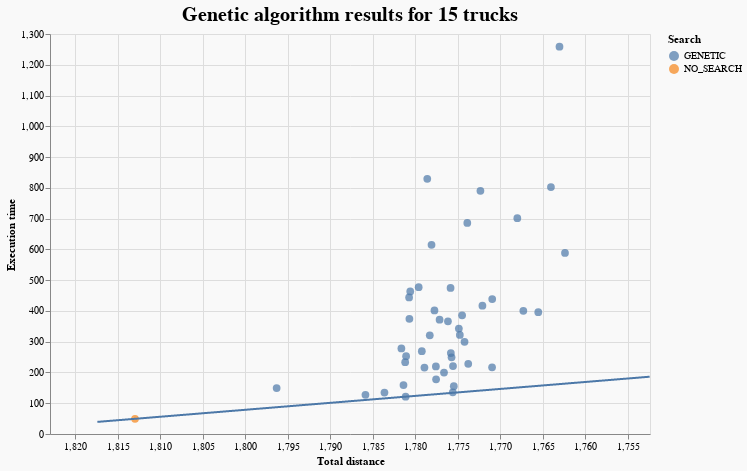

This figure's notebook cell:
### Code cell
plot_results(genetic_greedy_15, genetic_tooltips, "Genetic algorithm results for 15 trucks").properties(
    width=600, height=400, background="#F9F9F9"
)

### Figure 1 — Vega-Lite specification as saved in the notebook (floating-point values rounded to 4 significant figures; data arrays with more than 128 entries replaced by an {"elided": "..."} marker saying what was removed)
{"config": {"view": {"continuousWidth": 400, "continuousHeight": 300}}, "layer": [{"data": {"name": "data-ca3d81812a50a0abd1d976b4177a844f"}, "mark": {"type": "circle", "size": 60}, "encoding": {"color": {"field": "search", "title": "Search", "type": "nominal"}, "tooltip": [{"field": "heuristic", "title": "Heuristic", "type": "nominal"}, {"field": "search", "title": "Search", "type": "nominal"}, {"field": "base_solution", "title": "Base solution", "type": "nominal"}, {"field": "iterations", "title": "Iterations", "type": "quantitative"}, {"field": "TotalDistance", "title": "Total distance", "type": "quantitative"}, {"field": "execution_time", "title": "Execution time", "type": "quantitative"}, {"field": "population_size", "title": "Population size", "type": "quantitative"}, {"field": "mutation_probability", "title": "Mutation probability", "type": "quantitative"}], "x": {"field": "TotalDistance", "scale": {"domain": [1823.0, 1752.0]}, "title": "Total distance", "type": "quantitative"}, "y": {"field": "execution_time", "scale": {"domain": [39.37, 1269.0]}, "title": "Execution time", "type": "quantitative"}}, "title": {"text": "Genetic algorithm results for 15 trucks", "anchor": "middle", "fontSize": 20}}, {"data": {"name": "data-d55e05f18fa58238a97581a8f5c8b60d"}, "mark": "line", "encoding": {"x": {"field": "x", "scale": {"domain": [1823.0, 1752.0]}, "type": "quantitative"}, "y": {"field": "y", "type": "quantitative"}}}], "background": "#F9F9F9", "height": 400, "width": 600, "$schema": "https://vega.github.io/schema/vega-lite/v4.17.0.json", "datasets": {"data-ca3d81812a50a0abd1d976b4177a844f": [{"Unnamed: 0": 3, "base_solution": "SIMPLE_GREEDY", "heuristic": "REMOVE_LOOPS_SWAP_ANY_EXPORTATION", "search": "GENETIC", "iterations": 400.0, "temp_coef": null, "population_size": 10.0, "mutation_probability": 0.3, "tabu_queue_coef": null, "swap_any_to_generate": null, "TotalDistance": 1778.0, "TotalTime": 6.672, "UnusedTrucksCount": 0, "OrphansCount": 0, "execution_time": 219.7, "TotalFuel": 444.4, "TrucksCount": 15, "Relation": 0.2078}, {"Unnamed: 0": 9, "base_solution": "SIMPLE_GREEDY", "heuristic": "ANY_MOVE_EXPORTATION", "search": "GENETIC", "iterations": 400.0, "temp_coef": null, "population_size": 10.0, "mutation_probability": 0.3, "tabu_queue_coef": null, "swap_any_to_generate": null, "TotalDistance": 1767.0, "TotalTime": 6.592, "UnusedTrucksCount": 0, "OrphansCount": 0, "execution_time": 400.3, "TotalFuel": 441.8, "TrucksCount": 15, "Relation": 0.1301}, {"Unnamed: 0": 12, "base_solution": "SIMPLE_GREEDY", "heuristic": "ANY_EXPORTATION_PROB1", "search": "GENETIC", "iterations": 200.0, "temp_coef": null, "population_size": 10.0, "mutation_probability": 0.1, "tabu_queue_coef": null, "swap_any_to_generate": null, "TotalDistance": 1784.0, "TotalTime": 6.753, "UnusedTrucksCount": 0, "OrphansCount": 0, "execution_time": 134.5, "TotalFuel": 445.9, "TrucksCount": 15, "Relation": 0.3447}, {"Unnamed: 0": 13, "base_solution": "SIMPLE_GREEDY", "heuristic": "MOVE_IN_EXPORTATION", "search": "GENETIC", "iterations": 400.0, "temp_coef": null, "population_size": 20.0, "mutation_probability": 0.1, "tabu_queue_coef": null, "swap_any_to_generate": null, "TotalDistance": 1779.0, "TotalTime": 6.645, "UnusedTrucksCount": 0, "OrphansCount": 0, "execution_time": 829.4, "TotalFuel": 444.6, "TrucksCount": 15, "Relation": 0.04407}, {"Unnamed: 0": 27, "base_solution": "SIMPLE_GREEDY", "heuristic": "MOVE_IN_EXPORTATION", "search": "GENETIC", "iterations": 400.0, "temp_coef": null, "population_size": 20.0, "mutation_probability": 0.3, "tabu_queue_coef": null, "swap_any_to_generate": null, "TotalDistance": 1778.0, "TotalTime": 6.648, "UnusedTrucksCount": 0, "OrphansCount": 0, "execution_time": 614.8, "TotalFuel": 444.5, "TrucksCount": 15, "Relation": 0.06169}, {"Unnamed: 0": 60, "base_solution": "SIMPLE_GREEDY", "heuristic": "ANY_EXPORTATION_PROB1", "search": "GENETIC", "iterations": 400.0, "temp_coef": null, "population_size": 20.0, "mutation_probability": 0.3, "tabu_queue_coef": null, "swap_any_to_generate": null, "TotalDistance": 1781.0, "TotalTime": 6.642, "UnusedTrucksCount": 0, "OrphansCount": 0, "execution_time": 463.2, "TotalFuel": 445.1, "TrucksCount": 15, "Relation": 0.07823}, {"Unnamed: 0": 64, "base_solution": "SIMPLE_GREEDY", "heuristic": "ANY_MOVE_EXPORTATION", "search": "GENETIC", "iterations": 200.0, "temp_coef": null, "population_size": 10.0, "mutation_probability": 0.3, "tabu_queue_coef": null, "swap_any_to_generate": null, "TotalDistance": 1778.0, "TotalTime": 6.668, "UnusedTrucksCount": 0, "OrphansCount": 0, "execution_time": 177.7, "TotalFuel": 444.4, "TrucksCount": 15, "Relation": 0.276}, {"Unnamed: 0": 67, "base_solution": "SIMPLE_GREEDY", "heuristic": "REMOVE_LOOPS_MOVE_EXPORTATION", "search": "GENETIC", "iterations": 400.0, "temp_coef": null, "population_size": 20.0, "mutation_probability": 0.1, "tabu_queue_coef": null, "swap_any_to_generate": null, "TotalDistance": 1772.0, "TotalTime": 6.642, "UnusedTrucksCount": 0, "OrphansCount": 0, "execution_time": 790.5, "TotalFuel": 443.1, "TrucksCount": 15, "Relation": 0.05482}, {"Unnamed: 0": 68, "base_solution": "SIMPLE_GREEDY", "heuristic": "MOVE_IN_EXPORTATION", "search": "GENETIC", "iterations": 200.0, "temp_coef": null, "population_size": 10.0, "mutation_probability": 0.1, "tabu_queue_coef": null, "swap_any_to_generate": null, "TotalDistance": 1781.0, "TotalTime": 6.65, "UnusedTrucksCount": 0, "OrphansCount": 0, "execution_time": 233.6, "TotalFuel": 445.3, "TrucksCount": 15, "Relation": 0.1725}, {"Unnamed: 0": 73, "base_solution": "SIMPLE_GREEDY", "heuristic": "ANY_MOVE_EXPORTATION_FIXED2", "search": "GENETIC", "iterations": 200.0, "temp_coef": null, "population_size": 10.0, "mutation_probability": 0.1, "tabu_queue_coef": null, "swap_any_to_generate": null, "TotalDistance": 1776.0, "TotalTime": 6.686, "UnusedTrucksCount": 0, "OrphansCount": 0, "execution_time": 220.8, "TotalFuel": 443.9, "TrucksCount": 15, "Relation": 0.2181}, {"Unnamed: 0": 86, "base_solution": "SIMPLE_GREEDY", "heuristic": "REMOVE_LOOPS_SWAP_ANY_EXPORTATION", "search": "GENETIC", "iterations": 200.0, "temp_coef": null, "population_size": 10.0, "mutation_probability": 0.1, "tabu_queue_coef": null, "swap_any_to_generate": null, "TotalDistance": 1776.0, "TotalTime": 6.606, "UnusedTrucksCount": 0, "OrphansCount": 0, "execution_time": 135.5, "TotalFuel": 443.9, "TrucksCount": 15, "Relation": 0.4341}, {"Unnamed: 0": 98, "base_solution": "SIMPLE_GREEDY", "heuristic": "ANY_EXPORTATION_TIME1", "search": "GENETIC", "iterations": 200.0, "temp_coef": null, "population_size": 10.0, "mutation_probability": 0.1, "tabu_queue_coef": null, "swap_any_to_generate": null, "TotalDistance": 1796.0, "TotalTime": 6.883, "UnusedTrucksCount": 0, "OrphansCount": 0, "execution_time": 149.4, "TotalFuel": 449.1, "TrucksCount": 15, "Relation": 0.1665}, {"Unnamed: 0": 100, "base_solution": "SIMPLE_GREEDY", "heuristic": "ANY_MOVE_EXPORTATION", "search": "GENETIC", "iterations": 200.0, "temp_coef": null, "population_size": 20.0, "mutation_probability": 0.1, "tabu_queue_coef": null, "swap_any_to_generate": null, "TotalDistance": 1772.0, "TotalTime": 6.599, "UnusedTrucksCount": 0, "OrphansCount": 0, "execution_time": 417.1, "TotalFuel": 443.0, "TrucksCount": 15, "Relation": 0.1111}, {"Unnamed: 0": 103, "base_solution": "SIMPLE_GREEDY", "heuristic": "MOVE_IN_EXPORTATION", "search": "GENETIC", "iterations": 200.0, "temp_coef": null, "population_size": 20.0, "mutation_probability": 0.3, "tabu_queue_coef": null, "swap_any_to_generate": null, "TotalDistance": 1779.0, "TotalTime": 6.687, "UnusedTrucksCount": 0, "OrphansCount": 0, "execution_time": 269.1, "TotalFuel": 444.8, "TrucksCount": 15, "Relation": 0.1536}, {"Unnamed: 0": 116, "base_solution": "SIMPLE_GREEDY", "heuristic": "REMOVE_LOOPS_SWAP_ANY_EXPORTATION", "search": "GENETIC", "iterations": 200.0, "temp_coef": null, "population_size": 10.0, "mutation_probability": 0.3, "tabu_queue_coef": null, "swap_any_to_generate": null, "TotalDistance": 1781.0, "TotalTime": 6.608, "UnusedTrucksCount": 0, "OrphansCount": 0, "execution_time": 121.3, "TotalFuel": 445.3, "TrucksCount": 15, "Relation": 0.4425}, {"Unnamed: 0": 125, "base_solution": "SIMPLE_GREEDY", "heuristic": "REMOVE_LOOPS_MOVE_EXPORTATION", "search": "GENETIC", "iterations": 400.0, "temp_coef": null, "population_size": 10.0, "mutation_probability": 0.3, "tabu_queue_coef": null, "swap_any_to_generate": null, "TotalDistance": 1777.0, "TotalTime": 6.67, "UnusedTrucksCount": 0, "OrphansCount": 0, "execution_time": 371.6, "TotalFuel": 444.3, "TrucksCount": 15, "Relation": 0.1112}, {"Unnamed: 0": 139, "base_solution": "SIMPLE_GREEDY", "heuristic": "REMOVE_LOOPS_MOVE_EXPORTATION", "search": "GENETIC", "iterations": 200.0, "temp_coef": null, "population_size": 20.0, "mutation_probability": 0.3, "tabu_queue_coef": null, "swap_any_to_generate": null, "TotalDistance": 1776.0, "TotalTime": 6.646, "UnusedTrucksCount": 0, "OrphansCount": 0, "execution_time": 249.4, "TotalFuel": 443.9, "TrucksCount": 15, "Relation": 0.1862}, {"Unnamed: 0": 145, "base_solution": "SIMPLE_GREEDY", "heuristic": "ANY_MOVE_EXPORTATION_FIXED2", "search": "GENETIC", "iterations": 400.0, "temp_coef": null, "population_size": 10.0, "mutation_probability": 0.1, "tabu_queue_coef": null, "swap_any_to_generate": null, "TotalDistance": 1766.0, "TotalTime": 6.611, "UnusedTrucksCount": 0, "OrphansCount": 0, "execution_time": 395.7, "TotalFuel": 441.4, "TrucksCount": 15, "Relation": 0.137}, {"Unnamed: 0": 153, "base_solution": "SIMPLE_GREEDY", "heuristic": "ANY_MOVE_EXPORTATION", "search": "GENETIC", "iterations": 400.0, "temp_coef": null, "population_size": 20.0, "mutation_probability": 0.3, "tabu_queue_coef": null, "swap_any_to_generate": null, "TotalDistance": 1764.0, "TotalTime": 6.565, "UnusedTrucksCount": 0, "OrphansCount": 0, "execution_time": 802.7, "TotalFuel": 441.0, "TrucksCount": 15, "Relation": 0.06494}, {"Unnamed: 0": 178, "base_solution": "SIMPLE_GREEDY", "heuristic": "REMOVE_LOOPS_SWAP_ANY_EXPORTATION", "search": "GENETIC", "iterations": 400.0, "temp_coef": null, "population_size": 10.0, "mutation_probability": 0.1, "tabu_queue_coef": null, "swap_any_to_generate": null, "TotalDistance": 1776.0, "TotalTime": 6.651, "UnusedTrucksCount": 0, "OrphansCount": 0, "execution_time": 263.2, "TotalFuel": 444.0, "TrucksCount": 15, "Relation": 0.1737}, {"Unnamed: 0": 179, "base_solution": "SIMPLE_GREEDY", "heuristic": "ANY_EXPORTATION_PROB1", "search": "GENETIC", "iterations": 200.0, "temp_coef": null, "population_size": 20.0, "mutation_probability": 0.3, "tabu_queue_coef": null, "swap_any_to_generate": null, "TotalDistance": 1782.0, "TotalTime": 6.653, "UnusedTrucksCount": 0, "OrphansCount": 0, "execution_time": 277.9, "TotalFuel": 445.4, "TrucksCount": 15, "Relation": 0.1371}, {"Unnamed: 0": 181, "base_solution": "SIMPLE_GREEDY", "heuristic": "MOVE_IN_EXPORTATION", "search": "GENETIC", "iterations": 400.0, "temp_coef": null, "population_size": 10.0, "mutation_probability": 0.3, "tabu_queue_coef": null, "swap_any_to_generate": null, "TotalDistance": 1781.0, "TotalTime": 6.672, "UnusedTrucksCount": 0, "OrphansCount": 0, "execution_time": 374.3, "TotalFuel": 445.2, "TrucksCount": 15, "Relation": 0.09933}, {"Unnamed: 0": 184, "base_solution": "SIMPLE_GREEDY", "heuristic": "ANY_MOVE_EXPORTATION", "search": "GENETIC", "iterations": 400.0, "temp_coef": null, "population_size": 10.0, "mutation_probability": 0.1, "tabu_queue_coef": null, "swap_any_to_generate": null, "TotalDistance": 1762.0, "TotalTime": 6.585, "UnusedTrucksCount": 0, "OrphansCount": 0, "execution_time": 588.6, "TotalFuel": 440.6, "TrucksCount": 15, "Relation": 0.0938}, {"Unnamed: 0": 193, "base_solution": "SIMPLE_GREEDY", "heuristic": "ANY_MOVE_EXPORTATION_FIXED2", "search": "GENETIC", "iterations": 400.0, "temp_coef": null, "population_size": 20.0, "mutation_probability": 0.1, "tabu_queue_coef": null, "swap_any_to_generate": null, "TotalDistance": 1768.0, "TotalTime": 6.693, "UnusedTrucksCount": 0, "OrphansCount": 0, "execution_time": 701.5, "TotalFuel": 442.0, "TrucksCount": 15, "Relation": 0.06896}, {"Unnamed: 0": 202, "base_solution": "SIMPLE_GREEDY", "heuristic": "REMOVE_LOOPS_MOVE_EXPORTATION", "search": "GENETIC", "iterations": 400.0, "temp_coef": null, "population_size": 10.0, "mutation_probability": 0.1, "tabu_queue_coef": null, "swap_any_to_generate": null, "TotalDistance": 1776.0, "TotalTime": 6.645, "UnusedTrucksCount": 0, "OrphansCount": 0, "execution_time": 474.5, "TotalFuel": 444.0, "TrucksCount": 15, "Relation": 0.0873}, {"Unnamed: 0": 203, "base_solution": "SIMPLE_GREEDY", "heuristic": "REMOVE_LOOPS_SWAP_ANY_EXPORTATION", "search": "GENETIC", "iterations": 400.0, "temp_coef": null, "population_size": 20.0, "mutation_probability": 0.1, "tabu_queue_coef": null, "swap_any_to_generate": null, "TotalDistance": 1771.0, "TotalTime": 6.581, "UnusedTrucksCount": 0, "OrphansCount": 0, "execution_time": 438.4, "TotalFuel": 442.7, "TrucksCount": 15, "Relation": 0.108}, {"Unnamed: 0": 207, "base_solution": "SIMPLE_GREEDY", "heuristic": "ANY_MOVE_EXPORTATION", "search": "GENETIC", "iterations": 400.0, "temp_coef": null, "population_size": 20.0, "mutation_probability": 0.1, "tabu_queue_coef": null, "swap_any_to_generate": null, "TotalDistance": 1763.0, "TotalTime": 6.565, "UnusedTrucksCount": 0, "OrphansCount": 0, "execution_time": 1259.0, "TotalFuel": 440.8, "TrucksCount": 15, "Relation": 0.04128}, {"Unnamed: 0": 213, "base_solution": "SIMPLE_GREEDY", "heuristic": "REMOVE_LOOPS_MOVE_EXPORTATION", "search": "GENETIC", "iterations": 200.0, "temp_coef": null, "population_size": 10.0, "mutation_probability": 0.3, "tabu_queue_coef": null, "swap_any_to_generate": null, "TotalDistance": 1775.0, "TotalTime": 6.646, "UnusedTrucksCount": 0, "OrphansCount": 0, "execution_time": 155.3, "TotalFuel": 443.9, "TrucksCount": 15, "Relation": 0.354}, {"Unnamed: 0": 231, "base_solution": "SIMPLE_GREEDY", "heuristic": "ANY_EXPORTATION_PROB1", "search": "GENETIC", "iterations": 200.0, "temp_coef": null, "population_size": 10.0, "mutation_probability": 0.3, "tabu_queue_coef": null, "swap_any_to_generate": null, "TotalDistance": 1786.0, "TotalTime": 6.716, "UnusedTrucksCount": 0, "OrphansCount": 0, "execution_time": 127.2, "TotalFuel": 446.5, "TrucksCount": 15, "Relation": 0.3481}, {"Unnamed: 0": 238, "base_solution": "SIMPLE_GREEDY", "heuristic": "REMOVE_LOOPS_SWAP_ANY_EXPORTATION", "search": "GENETIC", "iterations": 200.0, "temp_coef": null, "population_size": 20.0, "mutation_probability": 0.3, "tabu_queue_coef": null, "swap_any_to_generate": null, "TotalDistance": 1779.0, "TotalTime": 6.739, "UnusedTrucksCount": 0, "OrphansCount": 0, "execution_time": 215.8, "TotalFuel": 444.7, "TrucksCount": 15, "Relation": 0.2045}, {"Unnamed: 0": 240, "base_solution": "SIMPLE_GREEDY", "heuristic": "REMOVE_LOOPS_MOVE_EXPORTATION", "search": "GENETIC", "iterations": 200.0, "temp_coef": null, "population_size": 20.0, "mutation_probability": 0.1, "tabu_queue_coef": null, "swap_any_to_generate": null, "TotalDistance": 1776.0, "TotalTime": 6.646, "UnusedTrucksCount": 0, "OrphansCount": 0, "execution_time": 366.3, "TotalFuel": 444.0, "TrucksCount": 15, "Relation": 0.1161}, {"Unnamed: 0": 247, "base_solution": "SIMPLE_GREEDY", "heuristic": "MOVE_IN_EXPORTATION", "search": "GENETIC", "iterations": 200.0, "temp_coef": null, "population_size": 10.0, "mutation_probability": 0.3, "tabu_queue_coef": null, "swap_any_to_generate": null, "TotalDistance": 1781.0, "TotalTime": 6.675, "UnusedTrucksCount": 0, "OrphansCount": 0, "execution_time": 159.0, "TotalFuel": 445.3, "TrucksCount": 15, "Relation": 0.288}, {"Unnamed: 0": 248, "base_solution": "SIMPLE_GREEDY", "heuristic": "REMOVE_LOOPS_MOVE_EXPORTATION", "search": "GENETIC", "iterations": 400.0, "temp_coef": null, "population_size": 20.0, "mutation_probability": 0.3, "tabu_queue_coef": null, "swap_any_to_generate": null, "TotalDistance": 1774.0, "TotalTime": 6.608, "UnusedTrucksCount": 0, "OrphansCount": 0, "execution_time": 685.9, "TotalFuel": 443.5, "TrucksCount": 15, "Relation": 0.06141}, {"Unnamed: 0": 264, "base_solution": "SIMPLE_GREEDY", "heuristic": "ANY_EXPORTATION_PROB1", "search": "GENETIC", "iterations": 400.0, "temp_coef": null, "population_size": 20.0, "mutation_probability": 0.1, "tabu_queue_coef": null, "swap_any_to_generate": null, "TotalDistance": 1780.0, "TotalTime": 6.7, "UnusedTrucksCount": 0, "OrphansCount": 0, "execution_time": 477.1, "TotalFuel": 444.9, "TrucksCount": 15, "Relation": 0.07801}, {"Unnamed: 0": 270, "base_solution": "SIMPLE_GREEDY", "heuristic": "ANY_MOVE_EXPORTATION", "search": "GENETIC", "iterations": 200.0, "temp_coef": null, "population_size": 10.0, "mutation_probability": 0.1, "tabu_queue_coef": null, "swap_any_to_generate": null, "TotalDistance": 1771.0, "TotalTime": 6.62, "UnusedTrucksCount": 0, "OrphansCount": 0, "execution_time": 216.7, "TotalFuel": 442.7, "TrucksCount": 15, "Relation": 0.251}, {"Unnamed: 0": 283, "base_solution": "SIMPLE_GREEDY", "heuristic": null, "search": "NO_SEARCH", "iterations": null, "temp_coef": null, "population_size": null, "mutation_probability": null, "tabu_queue_coef": null, "swap_any_to_generate": null, "TotalDistance": 1813.0, "TotalTime": 6.926, "UnusedTrucksCount": 0, "OrphansCount": 0, "execution_time": 49.37, "TotalFuel": 453.2, "TrucksCount": 15, "Relation": 0.0}, {"Unnamed: 0": 285, "base_solution": "SIMPLE_GREEDY", "heuristic": "MOVE_IN_EXPORTATION", "search": "GENETIC", "iterations": 200.0, "temp_coef": null, "population_size": 20.0, "mutation_probability": 0.1, "tabu_queue_coef": null, "swap_any_to_generate": null, "TotalDistance": 1778.0, "TotalTime": 6.66, "UnusedTrucksCount": 0, "OrphansCount": 0, "execution_time": 401.6, "TotalFuel": 444.4, "TrucksCount": 15, "Relation": 0.1}, {"Unnamed: 0": 292, "base_solution": "SIMPLE_GREEDY", "heuristic": "ANY_MOVE_EXPORTATION_FIXED2", "search": "GENETIC", "iterations": 200.0, "temp_coef": null, "population_size": 20.0, "mutation_probability": 0.1, "tabu_queue_coef": null, "swap_any_to_generate": null, "TotalDistance": 1775.0, "TotalTime": 6.608, "UnusedTrucksCount": 0, "OrphansCount": 0, "execution_time": 322.0, "TotalFuel": 443.7, "TrucksCount": 15, "Relation": 0.1402}, {"Unnamed: 0": 302, "base_solution": "SIMPLE_GREEDY", "heuristic": "REMOVE_LOOPS_MOVE_EXPORTATION", "search": "GENETIC", "iterations": 200.0, "temp_coef": null, "population_size": 10.0, "mutation_probability": 0.1, "tabu_queue_coef": null, "swap_any_to_generate": null, "TotalDistance": 1777.0, "TotalTime": 6.642, "UnusedTrucksCount": 0, "OrphansCount": 0, "execution_time": 199.7, "TotalFuel": 444.2, "TrucksCount": 15, "Relation": 0.2418}, {"Unnamed: 0": 308, "base_solution": "SIMPLE_GREEDY", "heuristic": "ANY_MOVE_EXPORTATION", "search": "GENETIC", "iterations": 200.0, "temp_coef": null, "population_size": 20.0, "mutation_probability": 0.3, "tabu_queue_coef": null, "swap_any_to_generate": null, "TotalDistance": 1774.0, "TotalTime": 6.624, "UnusedTrucksCount": 0, "OrphansCount": 0, "execution_time": 299.7, "TotalFuel": 443.6, "TrucksCount": 15, "Relation": 0.1549}, {"Unnamed: 0": 322, "base_solution": "SIMPLE_GREEDY", "heuristic": "ANY_EXPORTATION_PROB1", "search": "GENETIC", "iterations": 400.0, "temp_coef": null, "population_size": 10.0, "mutation_probability": 0.3, "tabu_queue_coef": null, "swap_any_to_generate": null, "TotalDistance": 1778.0, "TotalTime": 6.619, "UnusedTrucksCount": 0, "OrphansCount": 0, "execution_time": 320.9, "TotalFuel": 444.6, "TrucksCount": 15, "Relation": 0.1277}, {"Unnamed: 0": 323, "base_solution": "SIMPLE_GREEDY", "heuristic": "REMOVE_LOOPS_SWAP_ANY_EXPORTATION", "search": "GENETIC", "iterations": 200.0, "temp_coef": null, "population_size": 20.0, "mutation_probability": 0.1, "tabu_queue_coef": null, "swap_any_to_generate": null, "TotalDistance": 1774.0, "TotalTime": 6.601, "UnusedTrucksCount": 0, "OrphansCount": 0, "execution_time": 228.1, "TotalFuel": 443.4, "TrucksCount": 15, "Relation": 0.2193}, {"Unnamed: 0": 326, "base_solution": "SIMPLE_GREEDY", "heuristic": "ANY_EXPORTATION_PROB1", "search": "GENETIC", "iterations": 400.0, "temp_coef": null, "population_size": 10.0, "mutation_probability": 0.1, "tabu_queue_coef": null, "swap_any_to_generate": null, "TotalDistance": 1775.0, "TotalTime": 6.664, "UnusedTrucksCount": 0, "OrphansCount": 0, "execution_time": 342.6, "TotalFuel": 443.7, "TrucksCount": 15, "Relation": 0.1299}, {"Unnamed: 0": 334, "base_solution": "SIMPLE_GREEDY", "heuristic": "REMOVE_LOOPS_SWAP_ANY_EXPORTATION", "search": "GENETIC", "iterations": 400.0, "temp_coef": null, "population_size": 20.0, "mutation_probability": 0.3, "tabu_queue_coef": null, "swap_any_to_generate": null, "TotalDistance": 1774.0, "TotalTime": 6.687, "UnusedTrucksCount": 0, "OrphansCount": 0, "execution_time": 385.7, "TotalFuel": 443.6, "TrucksCount": 15, "Relation": 0.1144}, {"Unnamed: 0": 343, "base_solution": "SIMPLE_GREEDY", "heuristic": "ANY_EXPORTATION_PROB1", "search": "GENETIC", "iterations": 200.0, "temp_coef": null, "population_size": 20.0, "mutation_probability": 0.1, "tabu_queue_coef": null, "swap_any_to_generate": null, "TotalDistance": 1781.0, "TotalTime": 6.632, "UnusedTrucksCount": 0, "OrphansCount": 0, "execution_time": 252.8, "TotalFuel": 445.3, "TrucksCount": 15, "Relation": 0.1568}, {"Unnamed: 0": 364, "base_solution": "SIMPLE_GREEDY", "heuristic": "MOVE_IN_EXPORTATION", "search": "GENETIC", "iterations": 400.0, "temp_coef": null, "population_size": 10.0, "mutation_probability": 0.1, "tabu_queue_coef": null, "swap_any_to_generate": null, "TotalDistance": 1781.0, "TotalTime": 6.678, "UnusedTrucksCount": 0, "OrphansCount": 0, "execution_time": 443.8, "TotalFuel": 445.2, "TrucksCount": 15, "Relation": 0.08175}], "data-d55e05f18fa58238a97581a8f5c8b60d": {"elided": "1469 records"}}}
